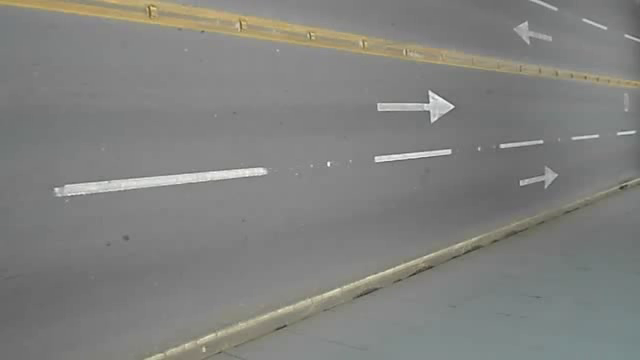
#> input picture frame 37 of lab04/data/dataset_video.avi, 640 x 360 px, given in place of same_size.mp4, which was not available
$ python tracking.py
#> lines starting #> are read from the running program, lines starting #| are printed output that depends on the picture
import cv2
import numpy as np
from icecream import ic
import matplotlib.pyplot as plt


def main():
    f = "same_size.mp4"
    cap = cv2.VideoCapture("./data/" + f)
    frame = load_frame(cap)

    # Select object
    r = cv2.selectROI("frame", frame)
    ic(r)
    cropped = frame[int(r[1]):int(r[1] + r[3]), int(r[0]):int(r[0] + r[2])]

    # Color model for tracked object
    hsv = cv2.cvtColor(cropped, cv2.COLOR_BGR2HSV)
    # Histogram for hue with 20 bins, values from 0 to 180
    hist = cv2.calcHist([hsv], [0], None, [20], [0, 180]).reshape(-1)
    hist = hist/np.sum(hist)
    ic(hist)
    plt.bar(range(len(hist)), hist)
    plt.show()

    # Video
    while (1):
        frame = load_frame(cap)

        cv2.imshow('frame', frame)
        # k = cv2.waitKey(30) & 0xff
        k = cv2.waitKey(0)
        if k == 27:
            break

    cap.release()
    cv2.destroyAllWindows()


def load_frame(cap):
    ret, frame = cap.read()
#> frame is the input picture: shape (360, 640, 3); mean B, G, R 126.8, 129.6, 129.1
    frame = cv2.resize(frame, (800, 480))
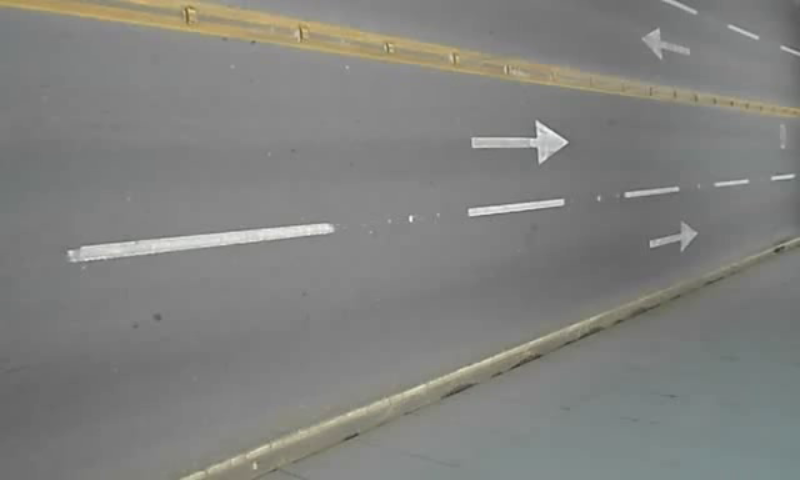
#> frame: shape (480, 800, 3); mean B, G, R 126.8, 129.6, 129
    return frame


if __name__ == '__main__':
#> (the run stopped early here; a loop or call above may not have finished)

$ run again, starting later in the video
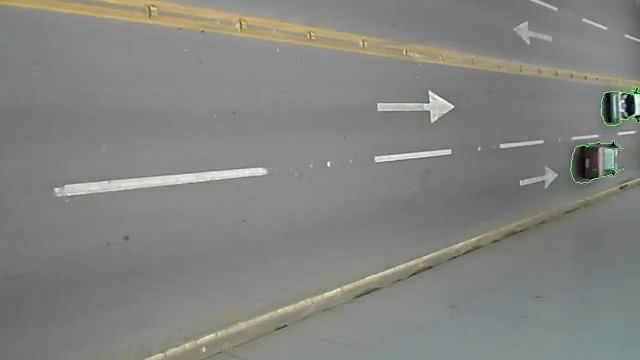
#> input picture frame 168 of lab04/data/dataset_video.avi, 640 x 360 px, given in place of same_size.mp4, which was not available
#> in load_frame, frame is the input picture: shape (360, 640, 3); mean B, G, R 128.7, 131.9, 131.4
#> in load_frame, `frame = cv2.resize(frame, (800, 480))`:
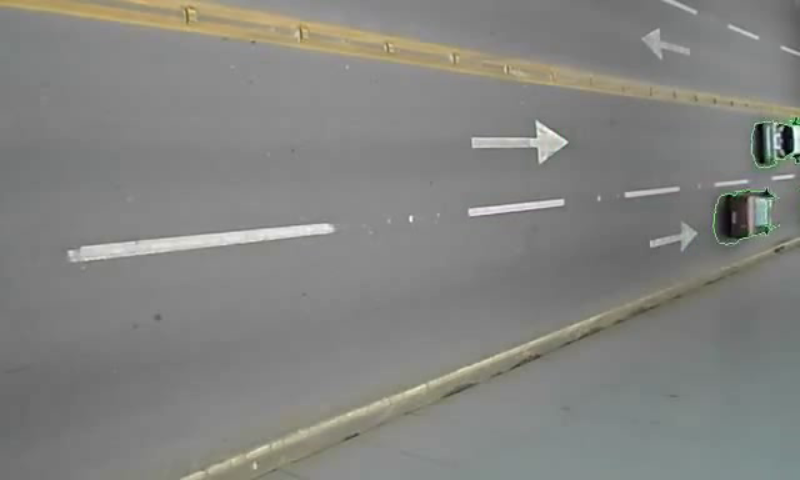
#> frame: shape (480, 800, 3); mean B, G, R 128.7, 131.9, 131.4

$ run again, starting later in the video
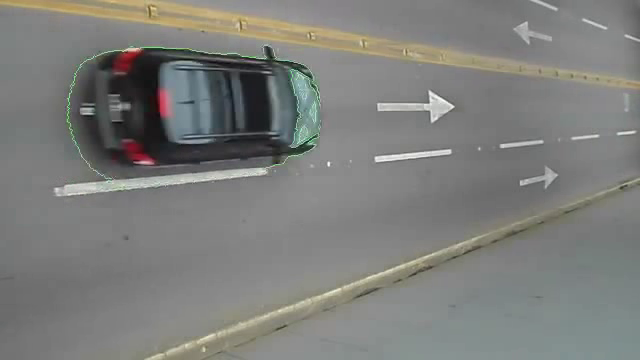
#> input picture frame 299 of lab04/data/dataset_video.avi, 640 x 360 px, given in place of same_size.mp4, which was not available
#> in load_frame, frame is the input picture: shape (360, 640, 3); mean B, G, R 123.1, 126.2, 125.4
#> in load_frame, `frame = cv2.resize(frame, (800, 480))`:
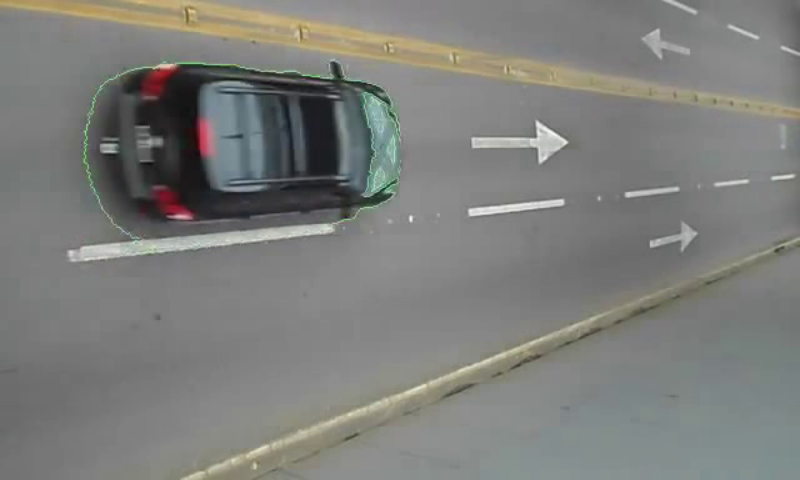
#> frame: shape (480, 800, 3); mean B, G, R 123.1, 126.1, 125.3
